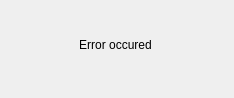
<?xml version="1.0" encoding="UTF-8"?>
<ui version="4.0">
 <class>Dialog</class>
 <widget class="QDialog" name="Dialog">
  <property name="geometry">
   <rect>
    <x>0</x>
    <y>0</y>
    <width>234</width>
    <height>98</height>
   </rect>
  </property>
  <property name="windowTitle">
   <string>Error</string>
  </property>
  <widget class="QLabel" name="label">
   <property name="geometry">
    <rect>
     <x>10</x>
     <y>19</y>
     <width>211</width>
     <height>51</height>
    </rect>
   </property>
   <property name="text">
    <string>Error occured</string>
   </property>
   <property name="alignment">
    <set>Qt::AlignCenter</set>
   </property>
  </widget>
 </widget>
 <resources/>
 <connections/>
</ui>
